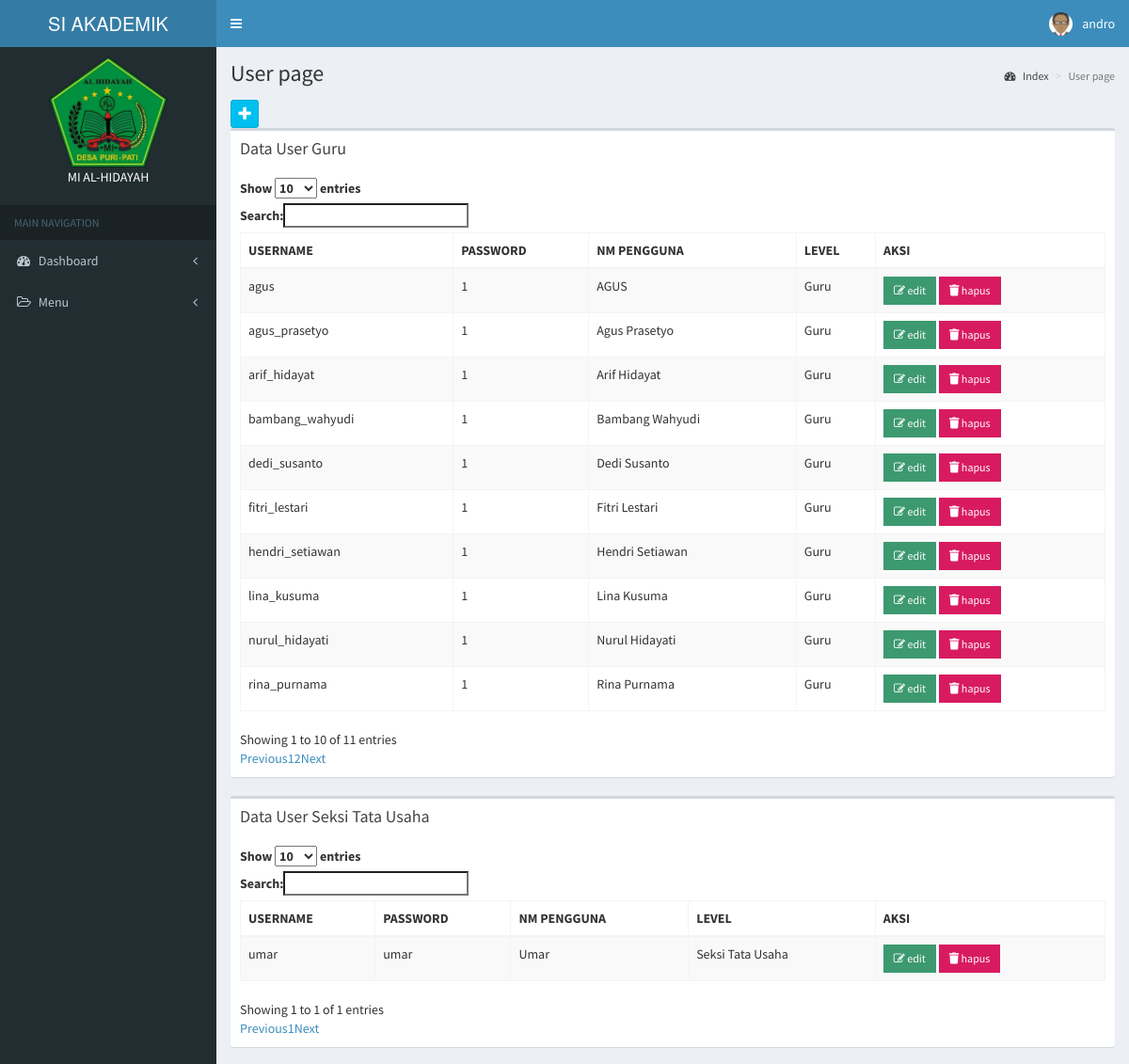
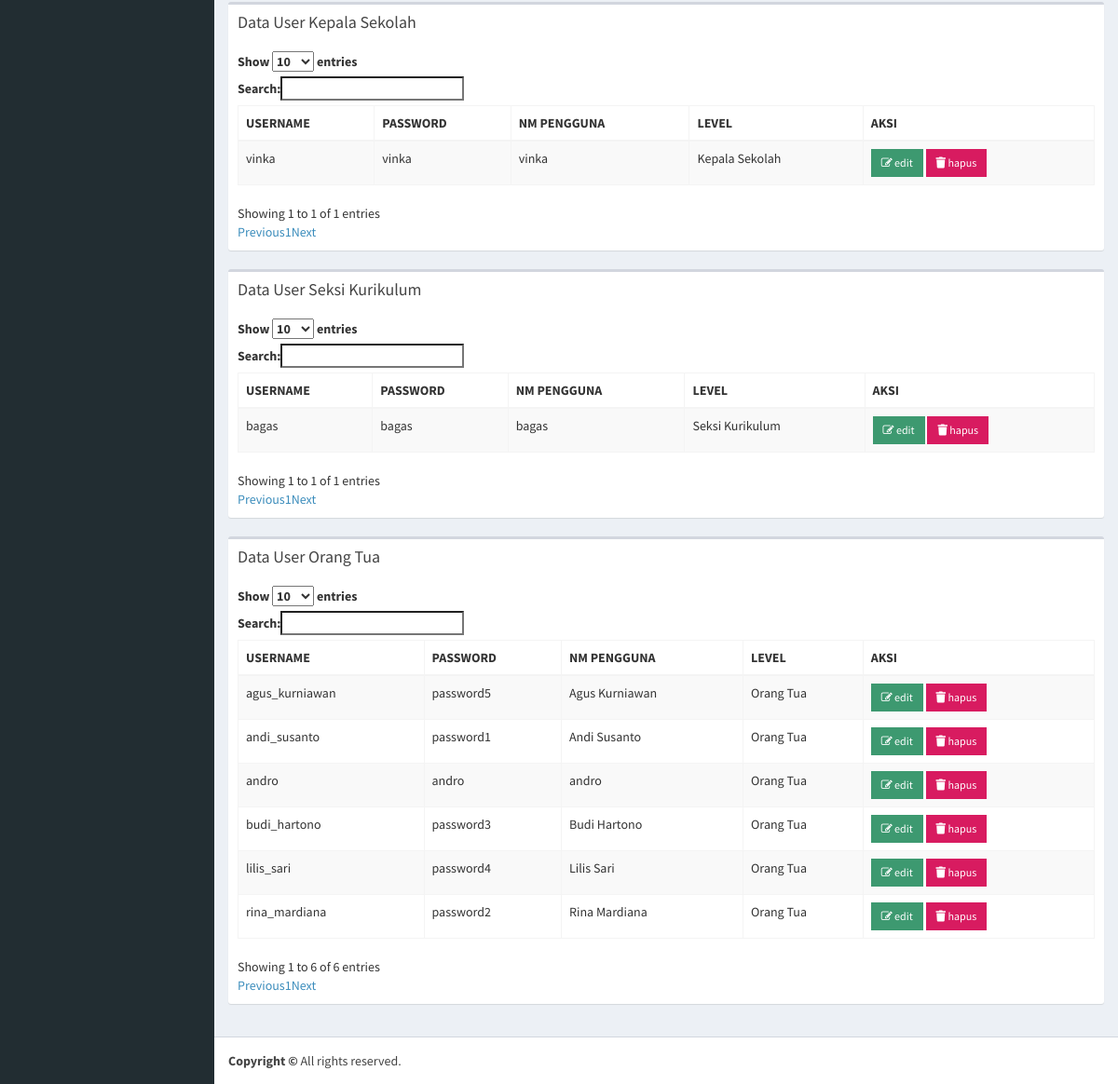
The page /app/user/index.php (signed in) on the database its author committed (2 pictures, top to bottom).
### tables this page shows
CREATE TABLE `user` (
  `id_user` int(11) NOT NULL,
  `username` varchar(50) DEFAULT NULL,
  `password` varchar(50) DEFAULT NULL,
  `nm_pengguna` varchar(50) DEFAULT NULL,
  `level` enum('Kepala Sekolah','Seksi Tata Usaha','Seksi Kurikulum','Guru','Orang Tua') DEFAULT NULL
);

### config/config.php (called while the page is built, shortened)
<?php
function Url_web(){
    $xplode = explode("/", $_SERVER['REQUEST_URI']);
    return $xplode[1];
}
$defaul_uri = "/".Url_web();
$url = "http://".$_SERVER['SERVER_NAME'].":".$_SERVER['SERVER_PORT'].$defaul_uri;
function DB(){
    return ["localhost", "root", "", "vinka"];
}
function QueryManyData($sql){
    $conn = new mysqli(DB()[0], DB()[1], DB()[2], DB()[3]);
    $result = $conn->query($sql);
    return $result;
}

### app/user/index.php (the view, shortened to what this page needs)
<?php include_once '../template/header.php'; ?>
<?php include_once '../template/navbar.php'; ?>
<?php include_once '../template/sidebar.php'; ?>
<div class='content-wrapper'>
  <section class='content-header'>
    <h1>User page
    </h1>
    <ol class='breadcrumb'>
      <li><a href='#'><i class='fa fa-dashboard'></i> Index</a></li>
      <li class='active'>User page</li>
    </ol>
  </section>
  <section class='content'>
    <a class='btn btn-social-icon btn-sm btn-info' data-toggle='tooltip' data-placement='top' title='Tambah data user' href='<?= $url ?>/app/user/tambah.php'><i class='fa fa-plus'></i></a>
    <div class='row'>
      <div class='col-xs-12'>
        <div class='box'>
          <div class='box-header'>
            <h3 class='box-title'>Data User Guru</h3>
          </div>
          <div class='box-body'>
            <table id='example1' class='table table-bordered table-striped'>
              <thead>
                <tr>
                  <th>USERNAME</th>
                  <th>PASSWORD</th>
                  <th>NM PENGGUNA</th>
                  <th>LEVEL</th>
                  <th>AKSI</th>
                </tr>
              </thead>
              <tbody>
                <?php
                foreach (QueryManyData('SELECT * FROM user WHERE level = "Guru"') as $row) {
                ?>
                  <tr>
                    <td><?= $row['username'] ?></td>
                    <td><?= $row['password'] ?></td>
                    <td><?= $row['nm_pengguna'] ?></td>
                    <td><?= $row['level'] ?></td>
                    <td>
                      <a href='<?= $url ?>/app/user/edit.php?id_user=<?= $row['id_user'] ?>' class='btn bg-olive btn-flat btn-sm'><i class='fa fa-edit'></i> edit</a>
                      <button onclick="ConfirmDelete(<?= $row['id_user'] ?>)" class='btn bg-maroon btn-flat btn-sm'>
                        <i class='fas fa-trash'></i>
                        hapus
                      </button>
                    </td>
                  </tr>
                <?php
                }
                ?>
              </tbody>
            </table>
          </div>
        </div>
      </div>
    </div>
    <div class='row'>
      <div class='col-xs-12'>
        <div class='box'>
          <div class='box-header'>
            <h3 class='box-title'>Data User Seksi Tata Usaha</h3>
          </div>
          <div class='box-body'>
            <table id='example2' class='table table-bordered table-striped'>
              <thead>
                <tr>
                  <th>USERNAME</th>
                  <th>PASSWORD</th>
                  <th>NM PENGGUNA</th>
                  <th>LEVEL</th>
                  <th>AKSI</th>
                </tr>
              </thead>
              <tbody>
                <?php
                foreach (QueryManyData('SELECT * FROM user WHERE level = "Seksi Tata Usaha"') as $row) {
                ?>
                  <tr>
                    <td><?= $row['username'] ?></td>
                    <td><?= $row['password'] ?></td>
                    <td><?= $row['nm_pengguna'] ?></td>
                    <td><?= $row['level'] ?></td>
                    <td>
                      <a href='<?= $url ?>/app/user/edit.php?id_user=<?= $row['id_user'] ?>' class='btn bg-olive btn-flat btn-sm'><i class='fa fa-edit'></i> edit</a>
                      <button onclick="ConfirmDelete(<?= $row['id_user'] ?>)" class='btn bg-maroon btn-flat btn-sm'>
                        <i class='fas fa-trash'></i>
                        hapus
                      </button>
                    </td>
                  </tr>
                <?php
                }
                ?>
              </tbody>
            </table>
          </div>
        </div>
      </div>
    </div>
    <div class='row'>
      <div class='col-xs-12'>
        <div class='box'>
          <div class='box-header'>
            <h3 class='box-title'>Data User Kepala Sekolah</h3>
          </div>
          <div class='box-body'>
            <table id='example3' class='table table-bordered table-striped'>
              <thead>
                <tr>
                  <th>USERNAME</th>
                  <th>PASSWORD</th>
                  <th>NM PENGGUNA</th>
                  <th>LEVEL</th>
                  <th>AKSI</th>
                </tr>
              </thead>
              <tbody>
                <?php
                foreach (QueryManyData('SELECT * FROM user WHERE level = "Kepala Sekolah"') as $row) {
                ?>
                  <tr>
                    <td><?= $row['username'] ?></td>
                    <td><?= $row['password'] ?></td>
                    <td><?= $row['nm_pengguna'] ?></td>
                    <td><?= $row['level'] ?></td>
                    <td>
                      <a href='<?= $url ?>/app/user/edit.php?id_user=<?= $row['id_user'] ?>' class='btn bg-olive btn-flat btn-sm'><i class='fa fa-edit'></i> edit</a>
                      <button onclick="ConfirmDelete(<?= $row['id_user'] ?>)" class='btn bg-maroon btn-flat btn-sm'>
                        <i class='fas fa-trash'></i>
                        hapus
                      </button>
                    </td>
                  </tr>
                <?php
                }
                ?>
              </tbody>
            </table>
          </div>
        </div>
      </div>
    </div>
    <div class='row'>
      <div class='col-xs-12'>
        <div class='box'>
          <div class='box-header'>
            <h3 class='box-title'>Data User Seksi Kurikulum</h3>
          </div>
          <div class='box-body'>
            <table id='example4' class='table table-bordered table-striped'>
              <thead>
                <tr>
                  <th>USERNAME</th>
                  <th>PASSWORD</th>
                  <th>NM PENGGUNA</th>
                  <th>LEVEL</th>
                  <th>AKSI</th>
                </tr>
              </thead>
              <tbody>
                <?php
                foreach (QueryManyData('SELECT * FROM user WHERE level = "Seksi Kurikulum"') as $row) {
                ?>
                  <tr>
                    <td><?= $row['username'] ?></td>
                    <td><?= $row['password'] ?></td>
                    <td><?= $row['nm_pengguna'] ?></td>
                    <td><?= $row['level'] ?></td>
                    <td>
                      <a href='<?= $url ?>/app/user/edit.php?id_user=<?= $row['id_user'] ?>' class='btn bg-olive btn-flat btn-sm'><i class='fa fa-edit'></i> edit</a>
                      <button onclick="ConfirmDelete(<?= $row['id_user'] ?>)" class='btn bg-maroon btn-flat btn-sm'>
                        <i class='fas fa-trash'></i>
                        hapus
                      </button>
                    </td>
                  </tr>
                <?php
                }
                ?>
              </tbody>
            </table>
          </div>
        </div>
      </div>
    </div>
    <div class='row'>
      <div class='col-xs-12'>
        <div class='box'>
          <div class='box-header'>
            <h3 class='box-title'>Data User Orang Tua</h3>
          </div>
          <div class='box-body'>
            <table id='example5' class='table table-bordered table-striped'>
              <thead>
                <tr>
                  <th>USERNAME</th>
                  <th>PASSWORD</th>
                  <th>NM PENGGUNA</th>
                  <th>LEVEL</th>
                  <th>AKSI</th>
                </tr>
              </thead>
              <tbody>
                <?php
                foreach (QueryManyData('SELECT * FROM user WHERE level = "Orang Tua"') as $row) {
                ?>
                  <tr>
                    <td><?= $row['username'] ?></td>
                    <td><?= $row['password'] ?></td>
                    <td><?= $row['nm_pengguna'] ?></td>
                    <td><?= $row['level'] ?></td>
                    <td>
                      <a href='<?= $url ?>/app/user/edit.php?id_user=<?= $row['id_user'] ?>' class='btn bg-olive btn-flat btn-sm'><i class='fa fa-edit'></i> edit</a>
                      <button onclick="ConfirmDelete(<?= $row['id_user'] ?>)" class='btn bg-maroon btn-flat btn-sm'>
                        <i class='fas fa-trash'></i>
                        hapus
                      </button>
                    </td>
                  </tr>
                <?php
                }
                ?>
              </tbody>
            </table>
          </div>
        </div>
      </div>
    </div>
</div>
<?php include_once '../template/footer.php'; ?>

### rows shown on the page
user: username "agus", password "1", nm_pengguna "AGUS", level "Guru"
user: username "agus_prasetyo", password "1", nm_pengguna "Agus Prasetyo", level "Guru"
user: username "dedi_susanto", password "1", nm_pengguna "Dedi Susanto", level "Guru"
user: username "nurul_hidayati", password "1", nm_pengguna "Nurul Hidayati", level "Guru"
user: username "bambang_wahyudi", password "1", nm_pengguna "Bambang Wahyudi", level "Guru"
user: username "fitri_lestari", password "1", nm_pengguna "Fitri Lestari", level "Guru"
user: username "arif_hidayat", password "1", nm_pengguna "Arif Hidayat", level "Guru"
user: username "lina_kusuma", password "1", nm_pengguna "Lina Kusuma", level "Guru"
user: username "hendri_setiawan", password "1", nm_pengguna "Hendri Setiawan", level "Guru"
user: username "rina_purnama", password "1", nm_pengguna "Rina Purnama", level "Guru"
user: username "umar", password "umar", nm_pengguna "Umar", level "Seksi Tata Usaha"
user: username "vinka", password "vinka", nm_pengguna "vinka", level "Kepala Sekolah"
user: username "bagas", password "bagas", nm_pengguna "bagas", level "Seksi Kurikulum"
user: username "andro", password "andro", nm_pengguna "andro", level "Orang Tua"
user: username "rina_mardiana", password "password2", nm_pengguna "Rina Mardiana", level "Orang Tua"
user: username "budi_hartono", password "password3", nm_pengguna "Budi Hartono", level "Orang Tua"
user: username "lilis_sari", password "password4", nm_pengguna "Lilis Sari", level "Orang Tua"
user: username "agus_kurniawan", password "password5", nm_pengguna "Agus Kurniawan", level "Orang Tua"
user: username "andi_susanto", password "password1", nm_pengguna "Andi Susanto", level "Orang Tua"

### other values the page prints
$_SESSION['username'] "andro"
